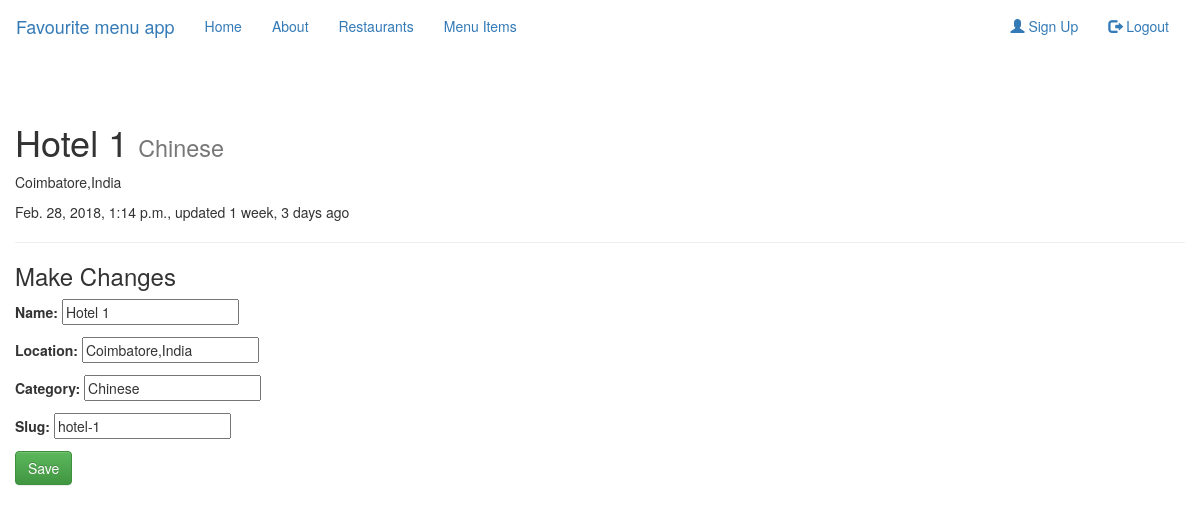
Before: /restaurant/hotel-1/ (signed in) with the older database file.
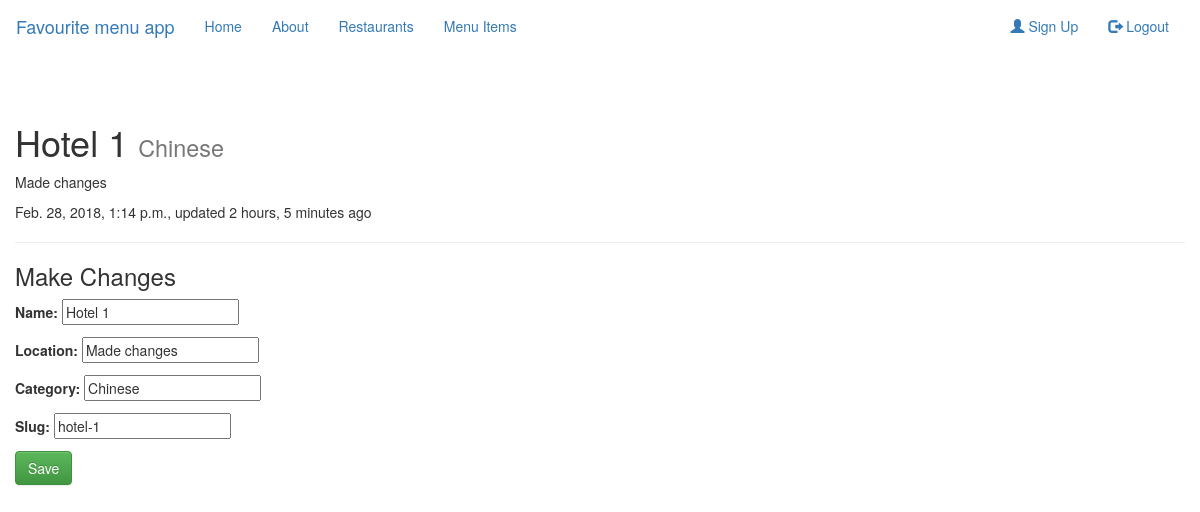
After: the same page with the newer database file.
### restaurants/models.py (models this page shows, shortened)
class Restaurant(models.Model):
    owner = models.ForeignKey(User, on_delete=models.CASCADE)
    name = models.CharField(max_length=120)
    location = models.CharField(max_length=120, blank=True, null=True)
    category = models.CharField(max_length=120, blank=True, null=True, validators=[validate_category])
    timestamp = models.DateTimeField(auto_now_add=True)
    updated = models.DateTimeField(auto_now=True)
    slug = models.SlugField(blank=True, null=True)
    class Meta:
        verbose_name = 'Restaurant'
        verbose_name_plural = 'Restaurants'
    @property
    def title(self):
        return self.name

### restaurants/views.py (the view)
# urls.py: url(r'(?P<slug>[\w-]+)/$', RestaurantUpdateView.as_view(), name='detail'),
class RestaurantUpdateView(LoginRequiredMixin, UpdateView):
    form_class = RestaurantCreateForm
    login_url = '/login/'
    template_name = "restaurants/detail-update.html"
    def get_context_data(self, **kwargs):
        context = super(RestaurantUpdateView, self).get_context_data(**kwargs)
        context['title'] = 'Update Restaurant'
        return context
    def get_queryset(self):
        return Restaurant.objects.filter(owner=self.request.user)

### restaurants/forms.py
class RestaurantCreateForm(forms.ModelForm):
    class Meta:
        model = Restaurant
        fields = [
            'name',
            'location',
            'category',
            'slug',
        ]

### restaurants/templates/restaurants/detail-update.html (shortened to what this page needs)
{% extends "base.html" %}
{% block content %}
<h1>{{ form.instance.title }}
    <small> {{ form.instance.category }}</small>
</h1>
<p> {{ form.instance.location }}</p>
<p> {{ form.instance.timestamp }}, updated {{ form.instance.updated | timesince }} ago</p>
<hr>
<h3>Make Changes</h3>
{% include "snippets/form-snippet.html" with form=form %}
{% endblock content %}

### templates/base.html (shortened to what this page needs)
<!DOCTYPE html>
<html lang="">
    <head>
        {% include 'snippets/css.html' %}
    </head>
    <body>
        {% include 'snippets/navbar.html' %}
        <div class="container-fluid" style="margin-top:50px">
        {% block content %}{% endblock content %}
        </div>
    </body>
</html>

### templates/snippets/css.html (shortened to what this page needs)
<link rel="stylesheet" href="https://maxcdn.bootstrapcdn.com/bootstrap/3.3.7/css/bootstrap.min.css"
>
<link rel="stylesheet" href="https://maxcdn.bootstrapcdn.com/bootstrap/3.3.7/css/bootstrap-theme.min.css"
>

### templates/snippets/navbar.html (shortened to what this page needs)
<nav class="navbar ">
    <div class="container-fluid">
        <div class="navbar-header">
            <a class="navbar-brand" href="#">Favourite menu app</a>
        </div>
        <div class="collapse navbar-collapse" id="bs-example-navbar-collapse-1">
            <ul class="nav navbar-nav">
                <li class="active">
                    <a href="{% url 'home' %}">Home</a>
                </li>
                <li>
                    <a href="{% url 'about' %}">About</a>
                </li>
                {% if request.user.is_authenticated %}
                <li>
                    <a href="{% url 'restaurants:list' %}">Restaurants</a>
                </li>
                <li>
                    <a href="{% url 'menus:list' %}">Menu Items</a>
                </li>
                {% endif %}
            </ul>
            <ul class="nav navbar-nav navbar-right">
                <li>
                    <a href="#">
                        <span class="glyphicon glyphicon-user"></span> Sign Up</a>
                </li>
                {% if not request.user.is_authenticated %}
                <li>
                    <a href="#">
                        <span class="glyphicon glyphicon-log-in"></span> Login</a>
                </li>
                {% else %}
                <li>
                    <a href="#">
                        <span class="glyphicon glyphicon-log-out"></span> Logout</a>
                </li>
                {% endif %}
            </ul>
        </div>
    </div>
</nav>

### templates/snippets/form-snippet.html (shortened to what this page needs)
<form action="." method="post">{% csrf_token %} {{ form.as_p }}
    <button type="submit" class="btn btn-success">Save</button>
</form>

Changed rows visible on the page:
changed Restaurant "Hotel 1": instance.location "Coimbatore,India" → "Made changes"; instance.updated "1 week, 3 days" → "2 hours, 5 minutes"; location "Coimbatore,India" → "Made changes"
